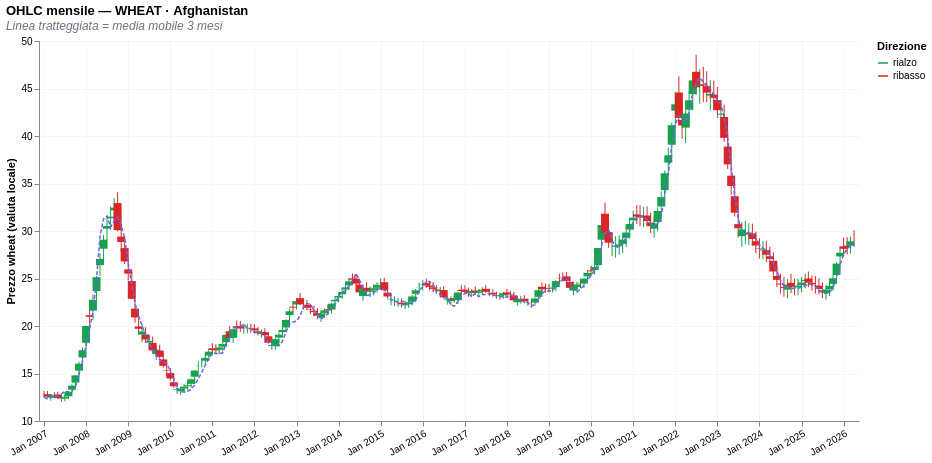

The cell this chart's notebook holds for it:
### Code cell
# 2.2 Candele Giapponesi OHLC (Open-High-Low-Close) per una Commodity
ts_candele = plotter.display_commodity_candle(
    iso3="AFG", 
    commodity="wheat"
)
display(ts_candele)

### Figure 1 — Vega-Lite specification as saved in the notebook (floating-point values rounded to 4 significant figures; data arrays with more than 128 entries replaced by an {"elided": "..."} marker saying what was removed)
{"config": {"view": {"continuousWidth": 300, "continuousHeight": 300, "stroke": null}, "axis": {"grid": true, "gridColor": "#f0f0f0", "gridWidth": 0.6}}, "layer": [{"mark": {"type": "rule", "strokeWidth": 1}, "encoding": {"color": {"field": "direction", "legend": {"title": "Direzione"}, "scale": {"domain": ["rialzo", "ribasso"], "range": ["#16a34a", "#dc2626"]}, "type": "nominal"}, "tooltip": [{"field": "date", "format": "%B %Y", "title": "Mese", "type": "temporal"}, {"field": "o_wheat", "format": ".3f", "title": "Open", "type": "quantitative"}, {"field": "h_wheat", "format": ".3f", "title": "High", "type": "quantitative"}, {"field": "l_wheat", "format": ".3f", "title": "Low", "type": "quantitative"}, {"field": "c_wheat", "format": ".3f", "title": "Close", "type": "quantitative"}, {"field": "wheat", "format": ".3f", "title": "Media", "type": "quantitative"}], "x": {"axis": {"format": "%b %Y", "labelAngle": -30}, "field": "date", "title": null, "type": "temporal"}, "y": {"field": "l_wheat", "scale": {"zero": false}, "title": "Prezzo wheat (valuta locale)", "type": "quantitative"}, "y2": {"field": "h_wheat"}}}, {"mark": {"type": "bar", "width": 8}, "encoding": {"color": {"field": "direction", "legend": {"title": "Direzione"}, "scale": {"domain": ["rialzo", "ribasso"], "range": ["#16a34a", "#dc2626"]}, "type": "nominal"}, "tooltip": [{"field": "date", "format": "%B %Y", "title": "Mese", "type": "temporal"}, {"field": "o_wheat", "format": ".3f", "title": "Open", "type": "quantitative"}, {"field": "h_wheat", "format": ".3f", "title": "High", "type": "quantitative"}, {"field": "l_wheat", "format": ".3f", "title": "Low", "type": "quantitative"}, {"field": "c_wheat", "format": ".3f", "title": "Close", "type": "quantitative"}, {"field": "wheat", "format": ".3f", "title": "Media", "type": "quantitative"}], "x": {"axis": {"format": "%b %Y", "labelAngle": -30}, "field": "date", "title": null, "type": "temporal"}, "y": {"field": "o_wheat", "scale": {"zero": false}, "type": "quantitative"}, "y2": {"field": "c_wheat"}}}, {"mark": {"type": "line", "color": "#6366f1", "strokeDash": [4, 2], "strokeWidth": 1.5}, "encoding": {"tooltip": [{"field": "ma3", "format": ".3f", "title": "MA-3", "type": "quantitative"}], "x": {"field": "date", "type": "temporal"}, "y": {"field": "ma3", "scale": {"zero": false}, "type": "quantitative"}}}], "data": {"name": "data-ed749f0467160209b1a740080b53a490"}, "height": 380, "title": {"text": "OHLC mensile — WHEAT · Afghanistan", "anchor": "start", "subtitle": "Linea tratteggiata = media mobile 3 mesi", "subtitleColor": "#6b7280", "subtitleFontStyle": "italic"}, "width": 820, "$schema": "https://vega.github.io/schema/vega-lite/v6.1.0.json", "datasets": {"data-ed749f0467160209b1a740080b53a490": {"elided": "232 records"}}}
